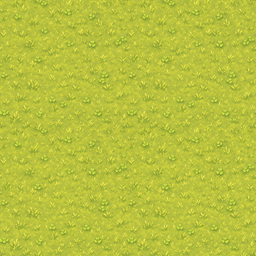
#> input picture fleet-r6-art/board/tile-meadow-a@256.png, 256 x 256 px, given in place of ground-outer.png, which was not available
$ python preview.py
#> lines starting #> are read from the running program, lines starting #| are printed output that depends on the picture; pictures that were not available may be replaced by others from this repository, and a replacement may not be noted
#!/usr/bin/env python3
"""Illustrative 13 by 9 board composition for art review, not a game screenshot."""
import pathlib
from PIL import Image

HERE = pathlib.Path(__file__).resolve().parent
OUT = HERE / 'candidates' / 'board-art-preview.png'
RESAMPLE = Image.Resampling.LANCZOS


def tile_region(target, name, box, scale):
    texture = Image.open(HERE / name).convert('RGBA').resize((scale, scale), RESAMPLE)
    x0, y0, x1, y1 = box
    region = Image.new('RGBA', (x1 - x0, y1 - y0))
    for y in range(0, region.height, scale):
        for x in range(0, region.width, scale):
            region.alpha_composite(texture, (x, y))
    target.alpha_composite(region, (x0, y0))


def sprite(target, name, size, centre):
    art = Image.open(HERE / name).convert('RGBA').resize((size, size), RESAMPLE)
    target.alpha_composite(art, (centre[0] - size // 2, centre[1] - size // 2))


def main():
    board = Image.new('RGBA', (1152, 832), '#334528')
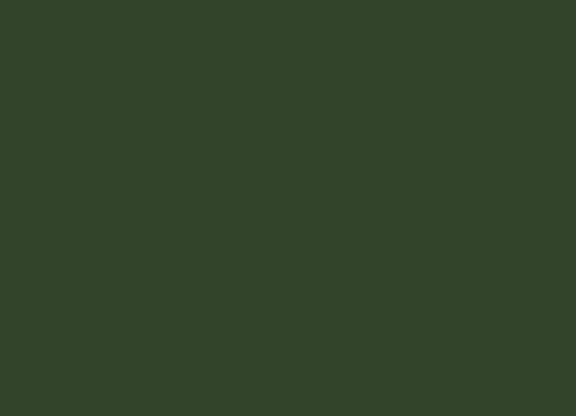
#> board: PIL image 1152x832 RGBA (shown at 1/2 size); mean R, G, B, A 51, 69, 40, 255
    tile_region(board, 'ground-outer.png', (0, 0, 1152, 832), 384)
#> in tile_region, `region = Image.new('RGBA', (x1 - x0, y1 - y0))`: region: PIL image 1152x832 RGBA; every value is 0
#> after the loop in tile_region, `for y in range(0, region.height, scale):`:
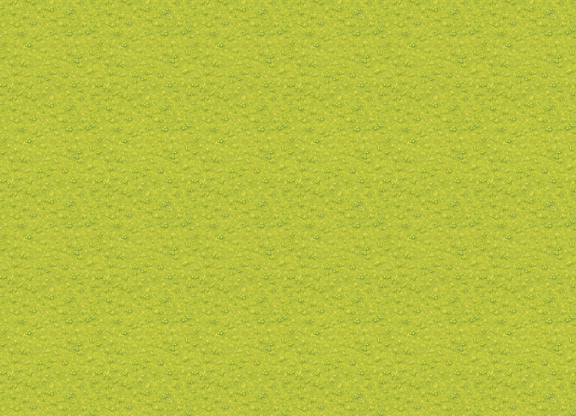
#> region: PIL image 1152x832 RGBA (shown at 1/2 size); mean R, G, B, A 183.3, 193.2, 61.9, 255
    tile_region(board, 'apron-wood.png', (128, 96, 1024, 736), 256)
#> call 2 of tile_region, with name = 'apron-wood.png', box = (128, 96, 1024, 736), scale = 256
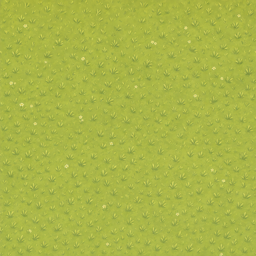
#> input picture fleet-r6-art/board/tile-meadow-b@256.png, 256 x 256 px, given in place of apron-wood.png, which was not available
#> in tile_region (call 2), `region = Image.new('RGBA', (x1 - x0, y1 - y0))`: region: PIL image 896x640 RGBA; every value is 0
#> after the loop in tile_region (call 2), `for y in range(0, region.height, scale):`:
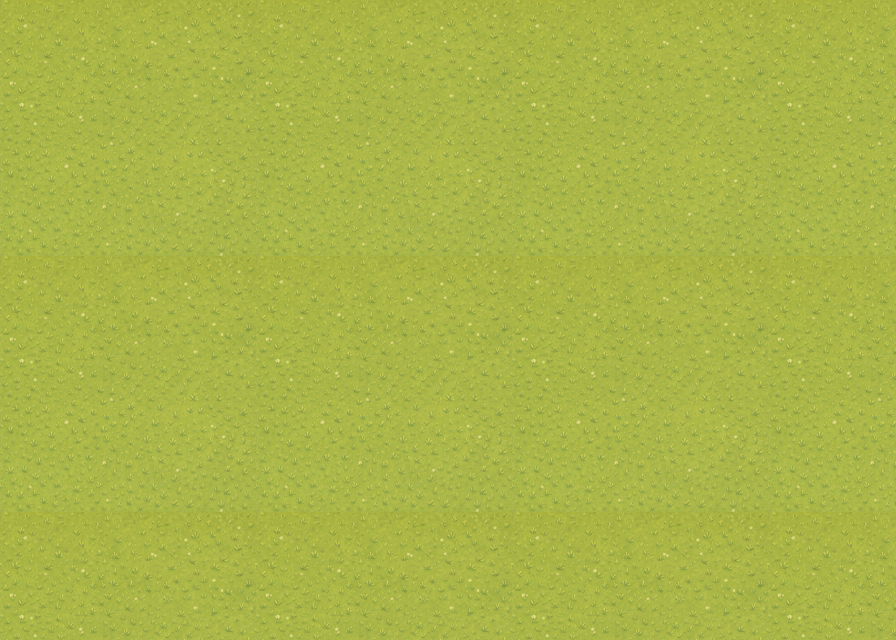
#> region: PIL image 896x640 RGBA; mean R, G, B, A 169, 181.6, 71.3, 255
#> in tile_region (call 2), `target.alpha_composite(region, (x0, y0))`:
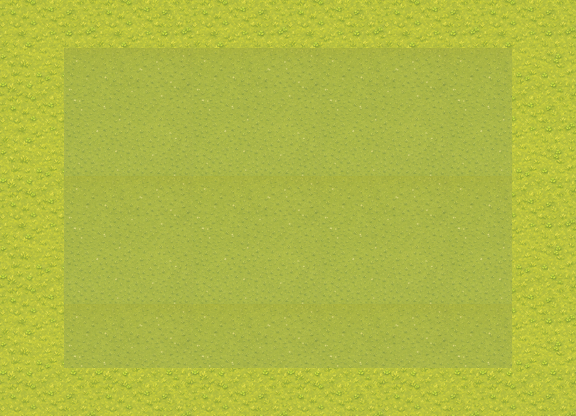
#> target: PIL image 1152x832 RGBA (shown at 1/2 size); mean R, G, B, A 174.7, 186.2, 67.5, 255
    x0, y0, cell = 160, 128, 64
#> (the run stopped early here; a loop or call above may not have finished)
